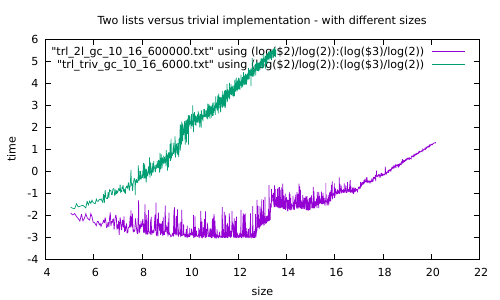

The gnuplot source for this figure:
set terminal pdf
set output "trl_2l_vs_triv.pdf"
set title "Two lists versus trivial implementation - with different sizes"
set xlabel "size"
set ylabel "time"
plot [t=:] [-4:] "trl_2l_gc_10_16_600000.txt" using (log($2)/log(2)):(log($3)/log(2)) smooth unique w l, "trl_triv_gc_10_16_6000.txt" using (log($2)/log(2)):(log($3)/log(2)) smooth unique w l
